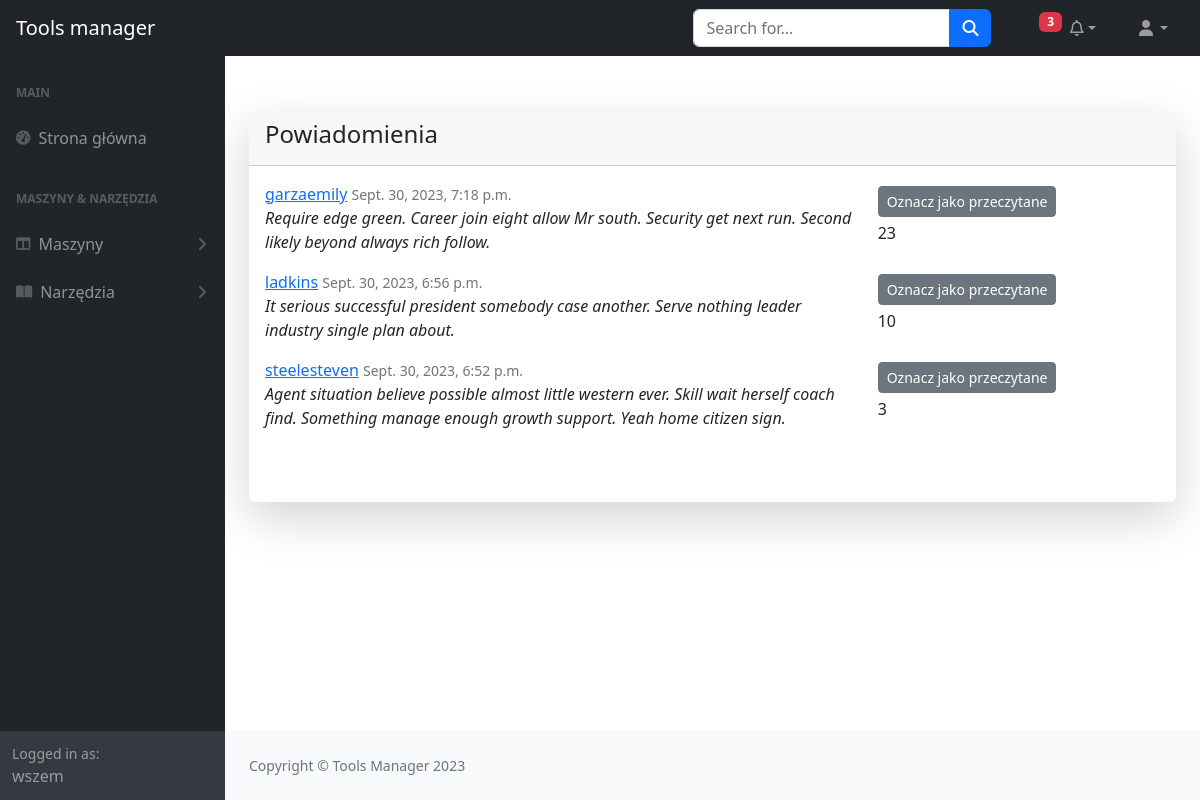
The app's page /unread-notifications/ (signed in) with its own data.
### notifications/models.py (models this page shows)
class UserNotification(models.Model):
    user = models.ForeignKey(User, on_delete=models.CASCADE)
    notification = models.ForeignKey(Notification, on_delete=models.CASCADE)
    is_read = models.BooleanField(default=False)

class Notification(models.Model):
    user = models.ForeignKey(User, on_delete=models.CASCADE)
    user_comment = models.ForeignKey(UserComment, on_delete=models.CASCADE)
    message = models.TextField(default='New comment!')
    is_read = models.BooleanField(default=False)
    created_at = models.DateTimeField(auto_now_add=True)

### tools_assembly/models.py (models this page shows)
class UserComment(models.Model):
    content = models.TextField()
    date_posted = models.DateTimeField(default=timezone.now)
    author = models.ForeignKey(User, on_delete=models.SET_DEFAULT, default=None)
    toolassembly = models.ForeignKey(ToolAssembly, on_delete=models.CASCADE, related_name='comments')

### notifications/views.py (the view)
# urls.py: path('unread-notifications/', UnreadNotificationListView.as_view(), name='unread-notifications'),
class UnreadNotificationListView(TemplateView):
    template_name = 'notifications/unread_notification.html'
    context_object_name = 'user_notifications'
    paginate_by = 5

### machines/context_processors.py (called while the page is built)
def all_machines(request):
    return {'machines': Machine.objects.all()}

def user_notifications(request):
    if not request.user.is_anonymous:
        user = request.user
        return {'user_notifications': UserNotification.objects.filter(user=user, is_read=False).select_related(
                'notification__user_comment').order_by('-notification__created_at')}
    return {'user_notifications': []}

### notifications/templates/notifications/unread_notification.html (shortened to what this page needs)
{% extends 'machines/index.html' %}
{% block content %}
<div class="row justify-content-center">
    <div class="col-lg">
        <div class="card shadow-lg border-0 rounded-lg mt-5">
            <div class="card-header">
                <h4 class="text">Powiadomienia</h4>
            </div>
            <div class="content-section">
                <div class="card-body">
                    <div class="row mb-3">
                        {% for user_notification in user_notifications %}
                            <article class="media content-section">
                                <div class="media-body">
                                    <div class="row">
                                        <div class="col-md-8">
                                            <div class="article-metadata">
                                                <a class="mr-2" href="/profile/">{{ user_notification.notification.user }}</a>
                                                <small class="text-muted">{{ user_notification.notification.created_at }}</small>
                                            </div>
                                            <p class="article-content"><i>{{ user_notification.notification.user_comment.content }}</i></p>
                                        </div>
                                        <div class="col-md-4 text-md-right">
                                            <form method="post" action="{% url 'mark-as-read' user_notification.pk %}">
                                                <button type="submit" class="btn btn-secondary btn-sm mt-1 mb-1">Oznacz jako przeczytane</button>
                                            </form>
                                            {{ user_notification.id }}
                                        </div>
                                    </div>
                                </div>
                            </article>
                        {% endfor %}
                    </div>
                </div>
            </div>
        </div>
    </div>
</div>
{% endblock %}

### machines/templates/machines/index.html (shortened to what this page needs)
{% load static %}
<!DOCTYPE html>
<html lang="en">
    <head>
        <link href="https://cdn.jsdelivr.net/npm/simple-datatables@7.1.2/dist/style.min.css" rel="stylesheet" />
        <link href="{% static 'css/styles.css' %}" rel="stylesheet" />
    </head>
    <body class="sb-nav-fixed">
        <nav class="sb-topnav navbar navbar-expand navbar-dark bg-dark">
            <a class="navbar-brand ps-3" href="{% url 'app-home' %}">Tools manager</a>
            <form class="d-none d-md-inline-block form-inline ms-auto me-0 me-md-3 my-2 my-md-0">
                <div class="input-group">
                    <input class="form-control" type="text" placeholder="Search for..." aria-label="Search for..." aria-describedby="btnNavbarSearch" />
                    <button class="btn btn-primary" id="btnNavbarSearch" type="button"><i class="fas fa-search"></i></button>
                </div>
            </form>
            <ul class="navbar-nav ms-auto ms-md-0 me-3 me-lg-4">
                <ul>
                    {% if user_notifications.count > 0 %}
                        <span class="badge bg-danger">{{ user_notifications.count }}</span>
                    {% else %}
                        <span class="badge bg-danger">0</span>
                    {% endif %}
                </ul>
                <li class="nav-item dropdown">
                    <a class="nav-link dropdown-toggle" id="navbarNotification" href="#" role="button" data-bs-toggle="dropdown" aria-expanded="false"><i class="fa-regular fa-bell"></i></a>
                </li>
            </ul>
            <ul class="navbar-nav ms-auto ms-md-0 me-3 me-lg-4">
                <li class="nav-item dropdown">
                    <a class="nav-link dropdown-toggle" id="navbarDropdown" href="#" role="button" data-bs-toggle="dropdown" aria-expanded="false"><i class="fas fa-user fa-fw"></i></a>
                </li>
            </ul>
        </nav>
        <div id="layoutSidenav">
            <div id="layoutSidenav_nav">
                <nav class="sb-sidenav accordion sb-sidenav-dark" id="sidenavAccordion">
                    <div class="sb-sidenav-menu">
                        <div class="nav">
                            <div class="sb-sidenav-menu-heading">Main</div>
                            <a class="nav-link" href="{% url 'app-home' %}">
                                <div class="sb-nav-link-icon"><i class="fas fa-tachometer-alt"></i></div>
                                Strona główna
                            </a>
                            <div class="sb-sidenav-menu-heading">Maszyny & Narzędzia</div>
                            <a class="nav-link collapsed" href="#" data-bs-toggle="collapse" data-bs-target="#collapseLayouts" aria-expanded="false" aria-controls="collapseLayouts">
                                <div class="sb-nav-link-icon"><i class="fas fa-columns"></i></div>
                                Maszyny
                                <div class="sb-sidenav-collapse-arrow"><i class="fas fa-angle-down"></i></div>
                            </a>
                            <a class="nav-link collapsed" href="#" data-bs-toggle="collapse" data-bs-target="#collapsePages" aria-expanded="false" aria-controls="collapsePages">
                                <div class="sb-nav-link-icon"><i class="fas fa-book-open"></i></div>
                                Narzędzia
                                <div class="sb-sidenav-collapse-arrow"><i class="fas fa-angle-down"></i></div>
                            </a>
                        </div>
                    </div>
                    <div class="sb-sidenav-footer">
                        <div class="small">Logged in as:</div>
                        {{ user.username }}
                    </div>
                </nav>
            </div>
            <div id="layoutSidenav_content">
            <main>
                <div class="container-fluid px-4">
                    {% block content %}{% endblock %}
                </div>
            </main>
                <footer class="py-4 bg-light mt-auto">
                    <div class="container-fluid px-4">
                        <div class="d-flex align-items-center justify-content-between small">
                            <div class="text-muted">Copyright &copy; Tools Manager 2023</div>
                        </div>
                    </div>
                </footer>
            </div>
        </div>
    </body>
</html>

### records on screen
UserNotification: notification.user "garzaemily", notification.created_at "Sept. 30, 2023, 7:18 p.m.", notification.user_comment.content "Require edge green. Career join eight allow Mr south. Security get next run. Second likely beyond always rich follow.", id "23"
UserNotification: notification.user "ladkins", notification.created_at "Sept. 30, 2023, 6:56 p.m.", notification.user_comment.content "It serious successful president somebody case another. Serve nothing leader industry single plan about.", id "10"
UserNotification: notification.user "steelesteven", notification.created_at "Sept. 30, 2023, 6:52 p.m.", notification.user_comment.content "Agent situation believe possible almost little western ever. Skill wait herself coach find. Something manage enough growth support. Yeah home citizen sign.", id "3"

### other values on screen
{{ user_notifications.count }} "3"
{{ user.username }} "wszem"
